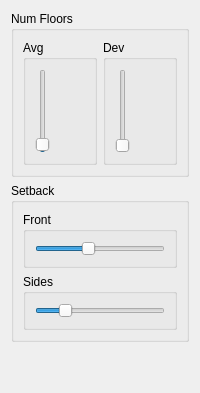
       <widget class="QWidget" name="buildings">
        <attribute name="title">
         <string>Buildings</string>
        </attribute>
        <layout class="QVBoxLayout" name="verticalLayout_20">
         <item>
          <layout class="QHBoxLayout" name="horizontalLayout_15">
           <item>
            <widget class="QGroupBox" name="BuildingHeightGroupBox">
             <property name="title">
              <string>Num Floors</string>
             </property>
             <layout class="QHBoxLayout" name="horizontalLayout_17">
              <item>
               <widget class="QGroupBox" name="BuildingHeightMeanGroupBox">
                <property name="title">
                 <string>Avg</string>
                </property>
                <layout class="QVBoxLayout" name="verticalLayout_25">
                 <item>
                  <widget class="QSlider" name="buildingHeightMeanSlider">
                   <property name="minimum">
                    <number>0</number>
                   </property>
                   <property name="value">
                    <number>2</number>
                   </property>
                   <property name="orientation">
                    <enum>Qt::Vertical</enum>
                   </property>
                  </widget>
                 </item>
                </layout>
               </widget>
              </item>
              <item>
               <widget class="QGroupBox" name="BuildingHeightDeviationGroupBox">
                <property name="title">
                 <string>Dev</string>
                </property>
                <layout class="QVBoxLayout" name="verticalLayout_26">
                 <item>
                  <widget class="QSlider" name="buildingHeightDeviationSlider">
                   <property name="minimum">
                    <number>0</number>
                   </property>
                   <property name="value">
                    <number>0</number>
                   </property>
                   <property name="orientation">
                    <enum>Qt::Vertical</enum>
                   </property>
                  </widget>
                 </item>
                </layout>
               </widget>
              </item>
             </layout>
            </widget>
           </item>
          </layout>
         </item>
         <item>
          <widget class="QGroupBox" name="groupBox_18">
           <property name="title">
            <string>Setback</string>
           </property>
           <layout class="QVBoxLayout" name="verticalLayout_21">
            <item>
             <widget class="QGroupBox" name="ParcelSetbackFrontGroupBox">
              <property name="title">
               <string>Front</string>
              </property>
              <layout class="QVBoxLayout" name="verticalLayout_22">
               <item>
                <widget class="QSlider" name="parcelSetbackFrontSlider">
                 <property name="value">
                  <number>40</number>
                 </property>
                 <property name="orientation">
                  <enum>Qt::Horizontal</enum>
                 </property>
                </widget>
               </item>
              </layout>
             </widget>
            </item>
            <item>
             <widget class="QGroupBox" name="ParcelSetbackSidesGroupBox">
              <property name="title">
               <string>Sides</string>
              </property>
              <layout class="QVBoxLayout" name="verticalLayout_23">
               <item>
                <widget class="QSlider" name="parcelSetbackSidesSlider">
                 <property name="value">
                  <number>20</number>
                 </property>
                 <property name="orientation">
                  <enum>Qt::Horizontal</enum>
                 </property>
                </widget>
               </item>
              </layout>
             </widget>
            </item>
           </layout>
          </widget>
         </item>
         <item>
          <spacer name="verticalSpacer_6">
           <property name="orientation">
            <enum>Qt::Vertical</enum>
           </property>
           <property name="sizeHint" stdset="0">
            <size>
             <width>20</width>
             <height>40</height>
            </size>
           </property>
          </spacer>
         </item>
        </layout>
       </widget>
